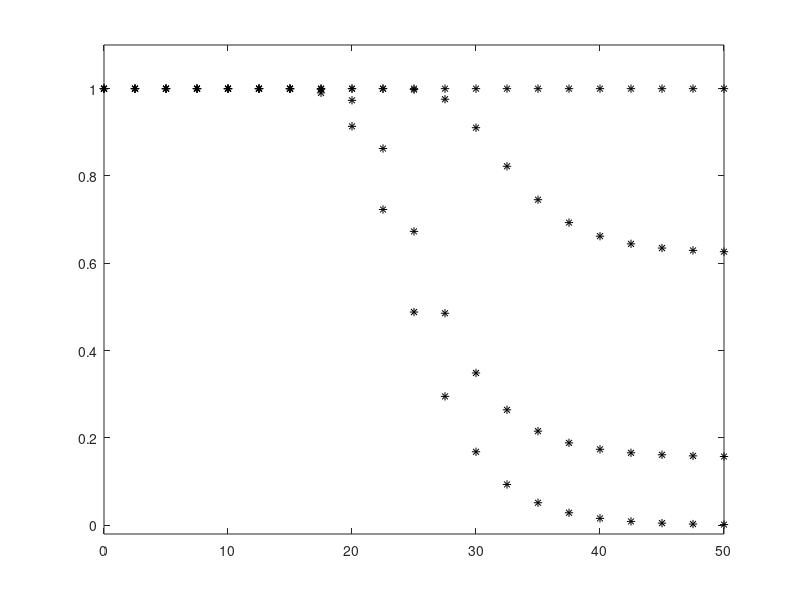

MATLAB code to generate this figure:
close all;
clear all;
R = 5;       %Information rate
x = 2.^R-1;  %Outage thresholds
Omega1 = 1;  %Average channel gain between transmitter 1 and relay
Omega2 = 1;  %Average channel gain between transmitter 2 and relay
N1 = 1;      %Normalized noise variance at transmitter 1
N2 = 1;      %Normalized noise variance at transmitter 2
N3 = 1;      %Normalized noise variance at relay
P1_dB = 0:2.5:50;    %SNR between transmitter 1 and relay
P2_dB = P1_dB;       %SNR between transmitter 2 and relay
P1 = 10.^(P1_dB/10); %Corresponding transmit power range at transmitter 1
P2 = 10.^(P2_dB/10); %Corresponding transmit power range at transmitter 2
P3 = 0.5*P2;         %Relay transmit power (half of transmitters)
K3t = [0 0.05 0.1 0.2]; %Error Vector Magnitudes for transmission at the relay
K3r = K3t; %Error Vector Magnitudes for reception at the relay


%Number of realizations in Monte-Carlo simulations
nbrOfRealizations = 1000000;

%Channel fading realizations
h1 = sqrt(Omega1/2)*(randn(1,nbrOfRealizations) + 1i*randn(1,nbrOfRealizations)); 
h2 = sqrt(Omega2/2)*(randn(1,nbrOfRealizations) + 1i*randn(1,nbrOfRealizations)); 
%Squared norm fading power of h1 and h2
RHO1 = abs(h1).^2;  
RHO2 = abs(h2).^2;  

%Modulation parameters for symbol error rate computation 
alpha = 1; 
beta = 1; 

SNDR1 = zeros(length(P1),nbrOfRealizations,length(K3t)); 
SNDR2 = zeros(length(P1),nbrOfRealizations,length(K3t)); 
PoutSimulation1 = zeros(length(P1),length(K3t)); 
PoutSimulation2 = zeros(length(P1),length(K3t)); 

%Loop all cases of transmit power at the transmitters and assume that
%the power on the relay is varied in the same way. 
for p = 1:length(P1)
    for k = 1:length(K3t)
        
        %Relaying gain as in Eq. (5)
        G = sqrt( P3(p) ./ ( (RHO1*P1(p)+RHO2*P2(p))*(1+K3r(k)^2) + N3 ) );
        
        a1 = (N3/P2(p)) * (1+K3t(k)^2);
        a2 = (N3/P1(p)) * (1+K3t(k)^2);
        b1 = (N1/P3(p)) * (1+K3r(k)^2);
        b2 = (N2/P3(p)) * (1+K3r(k)^2);
        c = K3t(k)^2 + K3r(k)^2 + K3t(k)^2 *K3r(k)^2;
        
        %Compute SNDRs for different fading realizations
        SNDR1(p,:,k) = (RHO1.*RHO2) ./ ( RHO1.^2*(P1(p)/P2(p))*c + RHO1.*RHO2 *c + RHO2*b1 + RHO1*(a1+(P1(p)/P2(p))*b1) + N1*N3/(P2(p)*P3(p)) );
        SNDR2(p,:,k) = (RHO1.*RHO2) ./ ( RHO2.^2*(P2(p)/P1(p))*c + RHO1.*RHO2 *c + RHO1*b2 + RHO2*(a2+(P2(p)/P1(p))*b2) + N2*N3/(P1(p)*P3(p)) );
        
        PoutSimulation1(p,k) = sum(SNDR1(p,:,k) < x) /nbrOfRealizations;
        PoutSimulation2(p,k) = sum(SNDR2(p,:,k) < x) /nbrOfRealizations;    
    end
    
end

figure(1); hold on; box on;

for k = 1:length(K3t)
    plot(P1_dB,PoutSimulation1(:,k),'k*','Markersize',6); %Markers based on Monte Carlo simulations
end

axis([P1_dB(1) P1_dB(end) 0 1.1]);
axis([0 50 -0.02 1.1])
